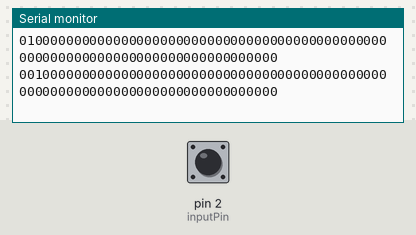
Simulated run of this sketch. Board: Arduino Uno, built with avr-gcc and run on an emulated ATmega328P. On the bench: the last lines printed to the serial monitor. The inputs (shaded band) are chosen by the test bench; at power-on: pin 2 (inputPin) HIGH.

Above: at 2.2 s.
2.3 s: pin 2 (inputPin) pulled LOW for 0.15 s
At 3.4 s:
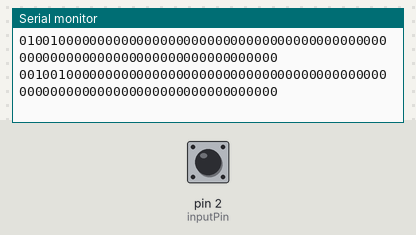
3.9 s: pin 2 (inputPin) pulled LOW for 1 s
At 5.4 s:
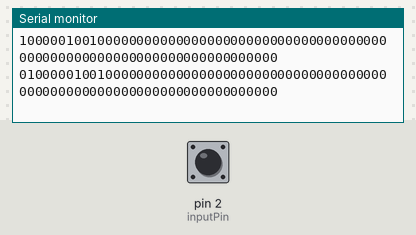
6.4 s: pin 2 (inputPin) pulled LOW for 0.15 s
At 7.4 s:
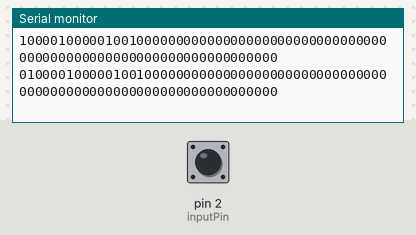

Measured:
- after the input at 2.3 s, the serial monitor: prints a new line after 0.15 s (image 1)
- after the input at 3.9 s, the serial monitor: prints a new line after 1.0 s (image 2)
- after the input at 6.4 s, the serial monitor: prints a new line after 0.20 s (image 3)

The sketch:

fififio001.ino
```cpp
//19 47 14  // vi tester med 10

// fifo kan være 0 eller 1
const int fifolength = 80; // skal være en konstant for at sætte længden på fifo + fifoTemp
int fifo[fifolength]; // 80
int fifoTemp[fifolength]; // 80
int fifoBuffer=0;
long previousMillis = 0;
long interval = 500;           // interval at which to blink (milliseconds)

int inputPin = 2;                 //input pin for push button
int buttonState = 0;
bool flag = false;

void setup() {

  Serial.begin(9600);
  pinMode(inputPin, INPUT_PULLUP);

   for (int i = 0; i < fifolength; i++) {
       fifoTemp[i]=0;//
       fifo[i]=0;//
    }
   delay(1000);
     Serial.println("Hello");
}

void loop() {

  unsigned long currentMillis = millis();
  if (currentMillis - previousMillis > interval) {
    previousMillis = currentMillis;
    fifififo();
  }
  buttonState = digitalRead(inputPin);
  if (buttonState == HIGH) {
    if(!flag){
      flag=true;
      //
       fifoBuffer=1;
       fifififo();
      //
    }
  }else{
    flag=false;

  }
}
void fifififo() {

  if(fifoBuffer==1){ // er der en rotte i fælden ?
    fifoTemp[0]=fifoBuffer;

     for (int i = 0; i < fifolength-1; i++) {
       fifoTemp[i+1]=fifo[i]; //

     }
     for (int i = 0; i < fifolength; i++) {

       fifo[i]=fifoTemp[i];
     }

     fifoBuffer=0;
  }else{ // hvis ikke der er en rotte i fælden så shifter vi med space
    fifoTemp[0]=fifoBuffer;

     for (int i = 0; i < fifolength-1; i++) {
       fifoTemp[i+1]=fifo[i]; //

     }
     for (int i = 0; i < fifolength; i++) {

       fifo[i]=fifoTemp[i];
     }

     fifoBuffer=0;
  }
  for (int i = 0; i < fifolength-1; i++) {
    Serial.print(fifo[i]);
  }
   Serial.println(fifo[fifolength-1]);
}
```
